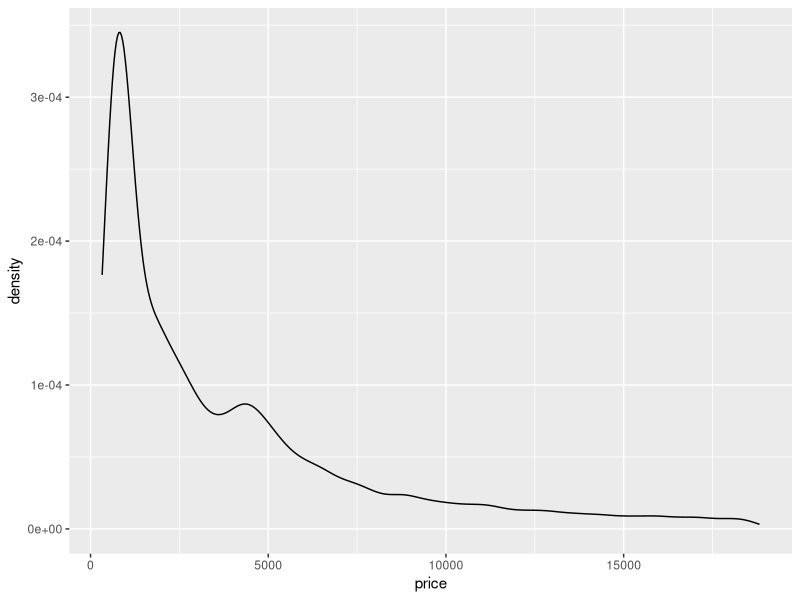
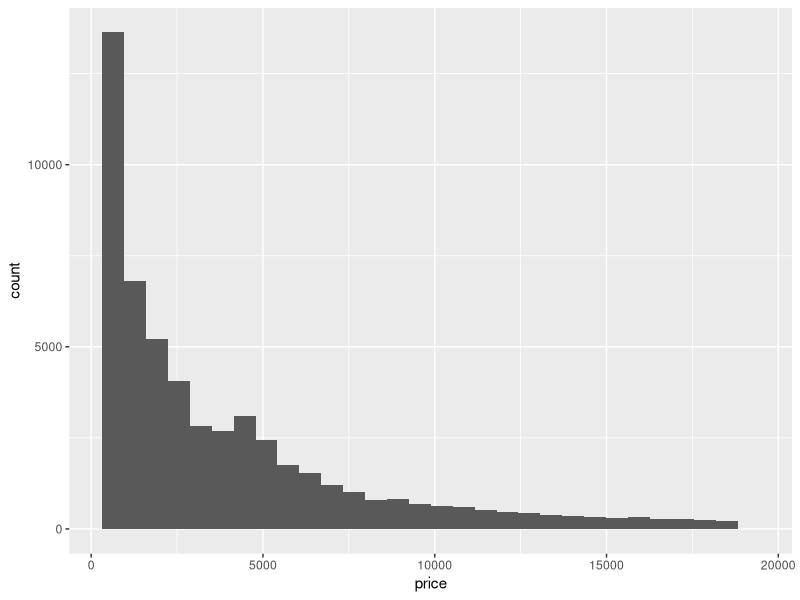
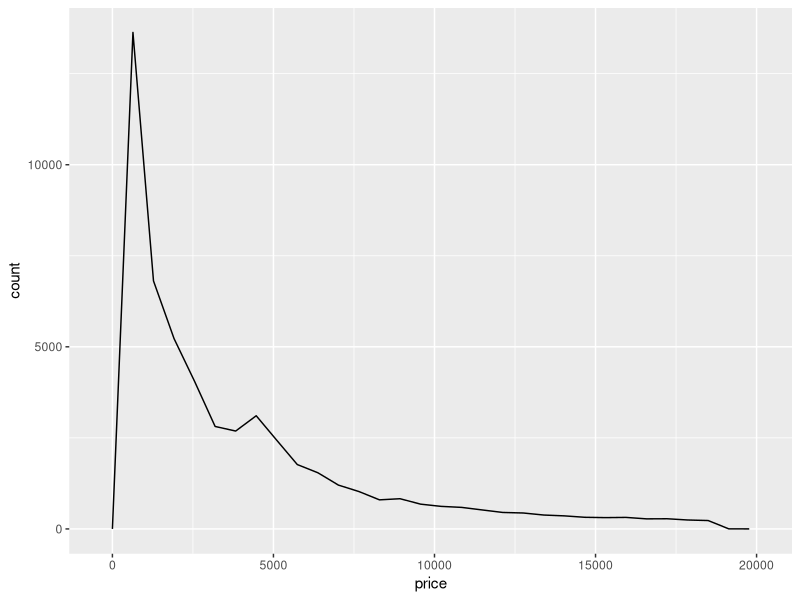
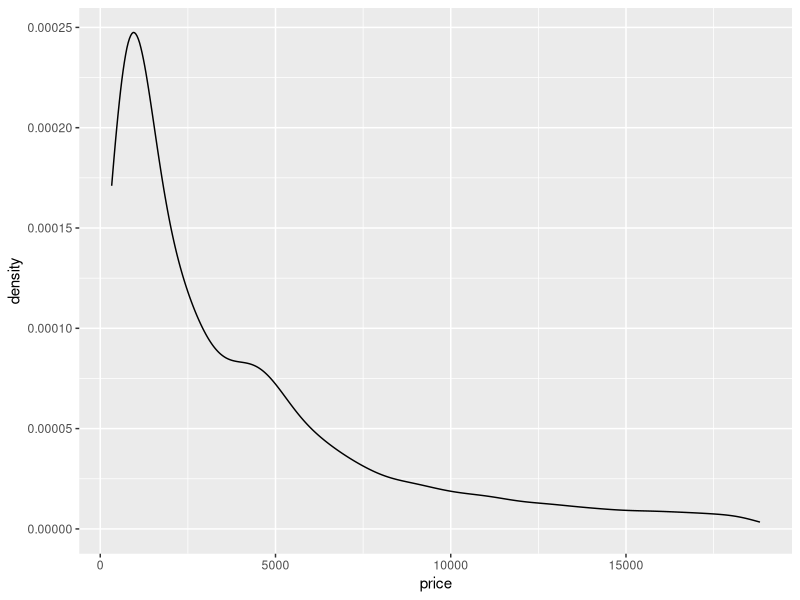
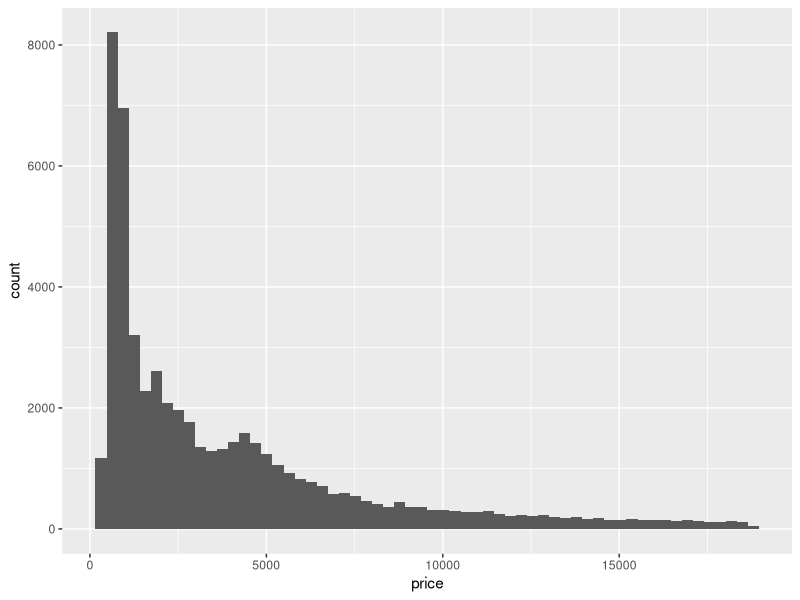
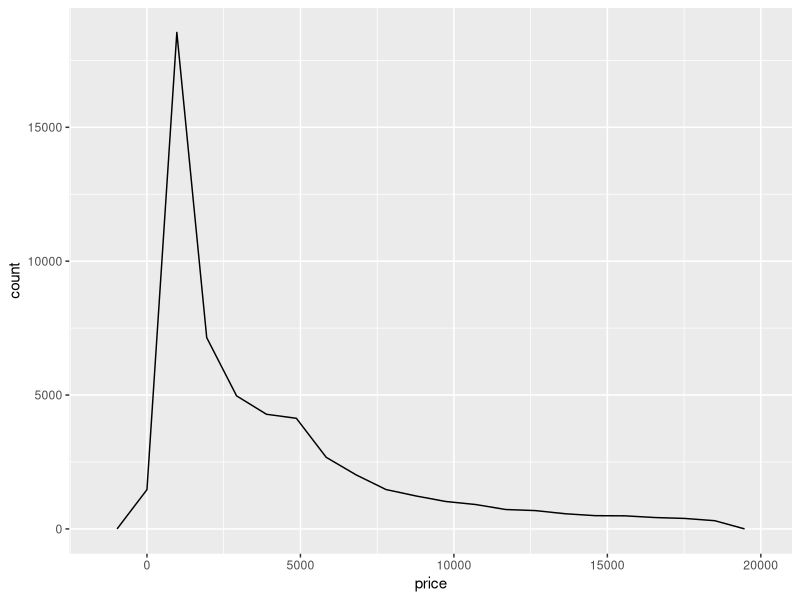
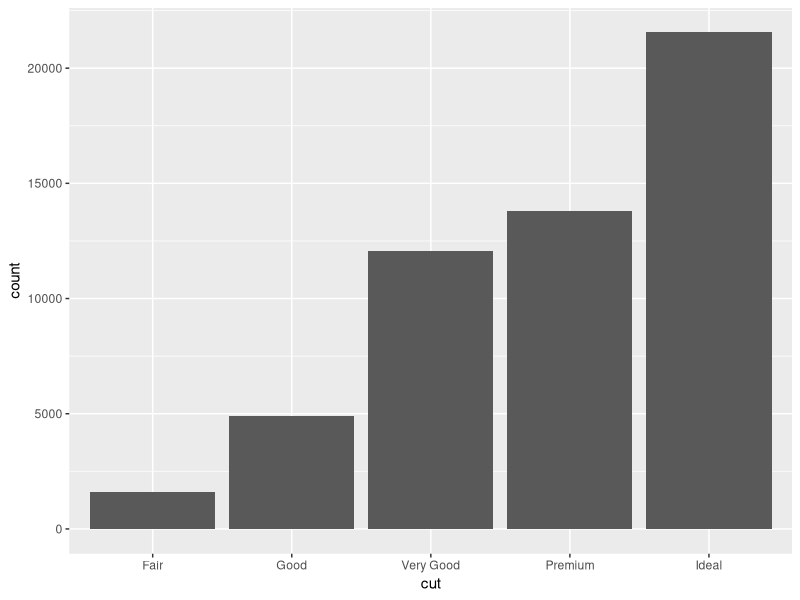
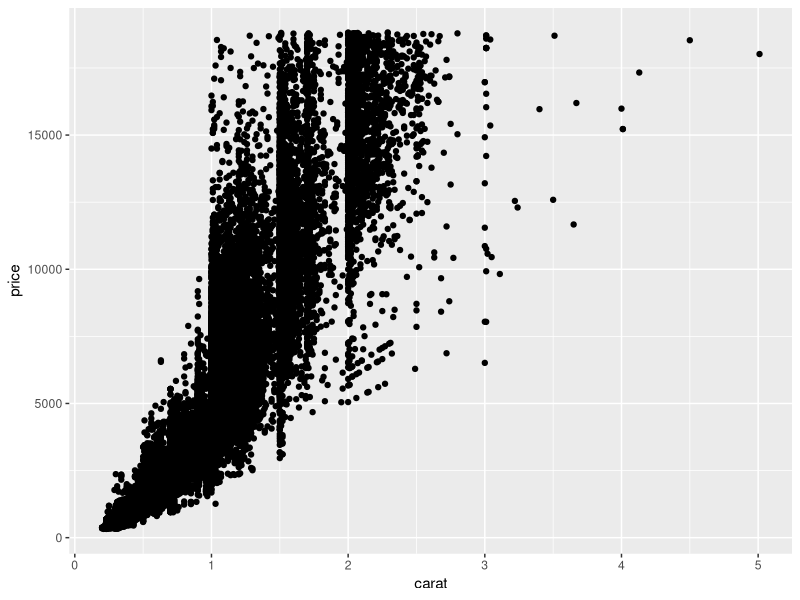

Reproduce these figures in R, in order. (Note: this script raises an error after producing the figures.)
library(dplyr)
library(ggplot2)
library(tidyr)
library(gridExtra)
library(patchwork)
library(scales)

# load datasets we'll use
data(sleep)
data(diamonds)
data(co2)
# tidy co2 
co2 <- data.frame(Year = rep(1959:1997, each = 12),
                  Month = rep(format(ISOdate(2004,1:12,1),"%B"), 39),
                  co2 = as.numeric(co2))

matrics <- data.frame(
  year = 2014:2018,
  EC = c(65.4,56.8,59.3,65,70.6),
  FS = c(82.8,81.6,88.2,86.1,87.5),
  Gau = c(84.7,84.2,85.1,85.1,87.9),
  KZN = c(69.7,60.7,66.4,72.9,76.2),
  Lim = c(72.9,65.9,62.5,65.6,69.4),
  Mpu = c(79,78.6,77.1,74.8,79),
  NW = c(84.6,81.5,82.5,79.4,81.1),
  NC = c(76.4,69.4,78.7,75.6,73.3),
  WC = c(82.2,87.7,85.9,82.8,81.5)
)

matrics_long <- pivot_longer(matrics, cols = -1, names_to = "province", values_to = "pass_rate")

# geometries
# geometries denoted by geom_xxx are the building blocks of ggplots

# common 1D geoms: geom_density, geom_histogram, geom_freqpoly, geom_bar
# common 2D geoms: geom_point, geom_line, geom_bar(stat = "identity")

### 1D geoms only need you to specify an "x" in the aesthetics

## geom_density
diamonds %>% 
  ggplot(aes(x = price)) + 
  geom_density()

## geom_histogram
diamonds %>% 
  ggplot(aes(x = price)) + 
  geom_histogram()

## geom_freqpoly
diamonds %>% 
  ggplot(aes(x = price)) + 
  geom_freqpoly()

## additional parameters control smoothing (see ?geom_xxx)

# EXERCISE: adapt each of the plots above so that the densities/histograms are 
# either "smoother" or "rougher". Choose an appropriate amount of smoothing.

## geom_density
diamonds %>% 
  ggplot(aes(x = price)) + 
  geom_density(adjust = 1.8)

## geom_histogram
diamonds %>% 
  ggplot(aes(x = price)) + 
  geom_histogram(bins = 60)

## geom_freqpoly
diamonds %>% 
  ggplot(aes(x = price)) + 
  geom_freqpoly(bins = 20)


## geom_bar

# default behaviour for geom_bar is to count stuff, so 1D
diamonds %>% ggplot(aes(x = cut)) + 
  geom_bar()

### 2D geoms need x and y in aes

## geom_point

diamonds %>% ggplot(aes(x = carat, y = price)) + 
  geom_point()

# often nice to add a smooth line of best fit with geom_smooth, which
# uses generalised additive models (gams) by default, covered in later
# courses
diamonds %>% ggplot(aes(x = carat, y = price)) + 
  geom_point() + 
  geom_smooth()

# EXERCISE: adapt the code you just used to fit a straight line rather than a smooth
diamonds %>% ggplot(aes(x = carat, y = price)) + 
  geom_point() + 
  geom_smooth(method = "glm") #can also use method = "lm"

## geom_line

co2 %>% filter(Month == "January") %>%
  ggplot(aes(x = Year, y = co2)) + 
  geom_line()

# EXERCISE: show lines for all 12 months on the plot (a) by using fill or colour,

##first using pivot_wider to spread months:
co2a <- co2 %>% pivot_wider(names_from = Month, values_from = co2)

##then use co2a to produce required plot:
co2a %>% ggplot()+
  geom_line(aes(x = Year, y = January), color = "red")+
  geom_line(aes(x = Year, y = February), color = "black")+
  geom_line(aes(x = Year, y = March), color = "blue")+
  geom_line(aes(x = Year, y = April), color = "green")+
  geom_line(aes(x = Year, y = May), color = "darkgreen")+
  geom_line(aes(x = Year, y = June), color = "orange")+
  geom_line(aes(x = Year, y = July), color = "magenta")+
  geom_line(aes(x = Year, y = August), color = "yellow")+
  geom_line(aes(x = Year, y = September), color = "brown")+
  geom_line(aes(x = Year, y = October), color = "darkblue")+
  geom_line(aes(x = Year, y = November), color = "pink")+
  geom_line(aes(x = Year, y = December), color = "red")+
  xlab("Year")+
  ylab("CO2")



# (b) without using fill or colour
co2a %>% ggplot()+
  geom_line(aes(x = Year, y = January), linetype = 1)+
  geom_line(aes(x = Year, y = February), linetype = 2)+
  geom_line(aes(x = Year, y = March), linetype = 3)+
  geom_line(aes(x = Year, y = April), linetype = 4)+
  geom_line(aes(x = Year, y = May), linetype = 5)+
  geom_line(aes(x = Year, y = June), linetype = 6)+
  geom_line(aes(x = Year, y = July), linetype = 1, size = 2)+
  geom_line(aes(x = Year, y = August), linetype = 2, size = 2)+
  geom_line(aes(x = Year, y = September), linetype = 3, size = 2)+
  geom_line(aes(x = Year, y = October), linetype = 4, size = 2)+
  geom_line(aes(x = Year, y = November), linetype = 5, size = 2)+
  geom_line(aes(x = Year, y = December), linetype = 6, size = 2)+
  xlab("Year")+
  ylab("CO2")


# EXERCISE: flip Month and Year around so that each line represents a Year, and the 
# Month is on the x-axis
##first using pivot_wider to spread years:
co2b <- co2 %>% pivot_wider(names_from = Year, values_from = co2)

##then use co2b to produce required plot:
co2 %>% ggplot(aes(x = Month, y = co2)) + 
  geom_line()



## geom_area

# just fills in area under a geom_line
co2 %>% filter(Month == "January") %>%
  ggplot(aes(x = Year, y = co2)) + 
  geom_area()

## geom_bar

# with (stat = "identity") plots x and y directly, no counts
diamonds %>% group_by(cut) %>% summarize(meanprice = mean(price)) %>%
  ggplot(aes(x = cut, y = meanprice)) + 
  geom_bar(stat = "identity")

### discretising continuous variables

## ggplot provides 3 helper functions:
# cut_interval: divides data into fixed number of bins
# cut_width: divides data into bins of fixed width
# cut_number: divides data into n bins each containing (approximately) the same number of points

diamonds %>%
  ggplot(aes(x = cut_interval(price, n = 5))) + 
  geom_bar()

diamonds %>%
  ggplot(aes(x = cut_width(price, width = 5000))) + 
  geom_bar()

diamonds %>%
  ggplot(aes(x = cut_number(price, n = 5))) + 
  geom_bar()

# these are especially useful when grouping/faceting on continuous variables

# EXERCISE: Display the distribution of price conditional on cut and carat. 
# Try facetting by cut and grouping by carat
diamonds %>%
  ggplot(aes(x = price)) +
  geom_density(aes(fill = carat), alpha = 0.2) +
  facet_wrap(~cut, scales = "free")

#Try facetting by carat and grouping by cut.
diamonds %>%
  ggplot(aes(x = price)) +
  geom_density(aes(fill = cut), alpha = 0.2 ) +
  facet_wrap(~carat, scales = "free")

# Which do you prefer?
#Prefer facetting by cut, since its a more discrete variable

# EXERCISE: Compare the relationship between price and carat for each colour.
diamonds %>% group_by(color) %>%
  ggplot(aes(x = price, y = carat)) + 
  geom_line()

# What makes it hard to compare the groups? Is grouping better or facetting?
#facetting is better
#trying facetting:
diamonds %>%
  ggplot(aes(x = price)) +
  geom_density(aes(fill = carat), alpha = 0.2) +
  facet_wrap(~color, scales = "free")

# If you use facetting, what annotation might you add to make it easier to see 
# the differences between panels?

### Labels (labs)

## sets text for axis labels and title
## NOT the appearance of the text, that's a "theme" (next)

co2 %>% filter(Month == "January") %>%
  ggplot(aes(x = Year, y = co2)) + 
  geom_line() +
  labs(x = "Year", y = "C02 level (PPM)", 
       title = "Increasing atmospheric concentrations of CO2", 
       subtitle = "Values for February, March and April of 1964 obtained by interpolation")

# nice to have CO2 with a subscript on the "2"
co2 %>% filter(Month == "January") %>%
  ggplot(aes(x = Year, y = co2)) + 
  geom_line() +
  labs(x = "Year", y = expression(paste(CO[2]," level")), 
       title = expression(paste("Increasing atmospheric concentrations of ", CO[2])), 
       subtitle = "Values for February, March and April of 1964 obtained by interpolation")

### Themes

## fine-scale control and polishing

# loads of options
?theme

# make a plot
pp <- diamonds %>% sample_n(1000) %>%
  ggplot(aes(x = carat, y = price)) + 
  geom_point()
pp 

# change the background colour
pp + 
  theme(panel.background = element_rect(fill = "red"))

# that's too dark, add some transparency
pp + 
  theme(panel.background = element_rect(fill = alpha('red', 0.2)))

# change axis text 
pp + 
  theme(axis.text = element_text(colour = "red", size = rel(1.5)))

# change axis labels text 
pp + 
  theme(axis.title = element_text(colour = "red", size = rel(1.5)))

# can also add transparency to axis labels (not a good idea here) 
pp + 
  theme(axis.title = element_text(colour = alpha('red', 0.2), size = rel(1.5)))

# arrows on the axes
pp + 
  theme(axis.line = element_line(arrow = arrow()))

# even finer control... changes look of arrow heads
pp + 
  theme(axis.line = element_line(arrow = arrow(angle = 20, length = unit(0.1, "inches"))))

# grid lines
pp +
  theme(panel.grid.major = element_line(colour = "red"),
        panel.grid.minor = element_line(colour = "orange"))

pp +
  theme(panel.grid.major = element_line(colour = "red", size = 1),
        panel.grid.minor = element_line(colour = "orange", size = 1))

# spacing between gridlines isn't a theme setting, its in "scale_"
pp +
  theme(panel.grid.major = element_line(colour = "red"),
        panel.grid.minor = element_line(colour = "orange")) +
  scale_x_continuous(breaks = seq(from = 0, to = 3, by = 0.5),
                     minor_breaks = seq(from = 0, to = 3, by = 0.1))

# same for y axis
pp +
  theme(panel.grid.major = element_line(colour = "red"),
        panel.grid.minor = element_line(colour = "orange")) +
  scale_y_continuous(breaks = seq(from = 0, to = 20000, by = 10000),
                     minor_breaks = seq(from = 0, to = 20000, by = 500))

# can also set manual axis text at tickmarks
pp +
  scale_y_continuous(breaks = seq(from = 0, to = 20000, by = 5000),
                     labels = c("R0", "R5,000", "R10,000", "R15,000", "R20,000"))

# longer axis ticks
pp +
  scale_y_continuous(breaks = seq(from = 0, to = 20000, by = 5000),
                     labels = c("R0", "R5,000", "R10,000", "R15,000", "R20,000")) +
  theme(axis.ticks.length=unit(.25, "cm"))

# put it all together
pp + 
  labs(x = "Weight of diamond (carats)", y = "Price of diamond (USD)") +
  theme(panel.background = element_rect(fill = alpha('red', 0.2)),
        axis.text = element_text(colour = "red", size = rel(1.5)),
        axis.title = element_text(colour = "red", size = rel(1.5)))


# revisiting log scale example from lecture
data(msleep)

a <- ggplot(msleep, aes(x = bodywt, y = brainwt)) + 
  geom_point(na.rm = TRUE) + 
  labs(x = "Body weight (kg)", y = "Brain weight (kg)")
a 

# log scaling
a + scale_x_log10() + scale_y_log10() 

# nice tick marks with annotation_xxx
a + scale_x_log10() + scale_y_log10() + annotation_logticks() 

# advanced axis breaks and labelling options with scales package
a + scale_x_log10(
  breaks = scales::trans_breaks("log10", function(x) 10^x),
  labels = scales::trans_format("log10", scales::math_format(10^.x))) +
  scale_y_log10(
    breaks = scales::trans_breaks("log10", function(x) 10^x),
    labels = scales::trans_format("log10", scales::math_format(10^.x))) +
  annotation_logticks() +
  labs(x = "Body weight (kg)", y = "Brain weight (kg)")

# EXERCISE: choose any of the plots you've made and add axis labels, title, and 
# subtitle

# EXERCISE: Improve the plot below by adding appropriate axis labels, 
# rotating the x axis text so that it is vertical, and change
# the axis text so that it does not include numbers in scientific notation

diamonds %>%
  ggplot(aes(x = cut_interval(price, n = 5))) + 
  geom_bar() + labs(x = "Price Range", y = "Number of Diamonds", title = "Number of Diamonds in Price Ranges")

# EXERCISE: Use geom_label to add a label to the plot below that identifies 
# the diamond with the largest value-per-carat. Bonus: make the labelling 
# "automatic" so that it still works if you resample another 10 diamonds 
# (make the label's location dynamic, rather than at a fixed (x,y) location)

diamonds %>% sample_n(10) %>%
  ggplot(aes(x = carat, y = price)) + 
  geom_point()+
  geom_label()

### Legends

# revisiting class example #1
s1 <- ggplot(msleep, 
       aes(x = bodywt, y = brainwt, colour = order)) +
  geom_point(na.rm = TRUE) + 
  scale_x_log10(breaks = scales::trans_breaks("log10", function(x) 10^x),
                labels = scales::trans_format("log10",scales::math_format(10^.x))) + 
  scale_y_log10(breaks = scales::trans_breaks("log10", function(x) 10^x),
                labels = scales::trans_format("log10", scales::math_format(10^.x))) +
  annotation_logticks() +
  xlab("Body weight (kg)") + ylab("Brain weight (kg)") 
s1 

s1 + theme(legend.position = "bottom") 
s1 + theme(legend.position = "bottom") + guides(colour = guide_legend(ncols = 8))

matrics_long %>% 
  ggplot(aes(x = year, y = pass_rate, colour = province)) +
  geom_line() + theme_bw() + scale_colour_brewer(palette = "Set3")


# revisiting class example #2

s2 <- matrics_long %>% 
  ggplot(aes(x = year, y = pass_rate, colour = province)) +
  geom_line() + theme_bw() + scale_colour_brewer(palette = "Set3") 

# inset legend 
s2 +
  # coordinates for legend.position are x- and y- offsets from the bottom-left of the plot, ranging from 0 - 1.
  theme(legend.position = c(0.82,0.12), legend.title = element_blank(), 
        legend.text=element_text(size=8)) +
  guides(colour = guide_legend(ncol = 3))

# with geom_label

# make dataframe with x and y coords of labels, here just taking 2015 as x and 
# pass rate in 2015 as y, for illustration
textlabels <- matrics_long %>% filter(year == 2015) %>% 
  mutate(xpos = year, ypos = pass_rate) # don't have to rename, again for illustration

s2 +
  geom_label(data = textlabels, aes(x = xpos, y = ypos, label = province)) +
  theme(legend.position = "none")

s2 +
  geom_label_repel(data = textlabels, aes(x = xpos, y = ypos, label = province)) +
  theme(legend.position = "none")

### Adding geoms from different datasets

# Task: make a figure that shows the CO2 concentration over time for a
# specific month as a line (like done above), and then on top of that
# plots the mean CO2 concentrations over time (i.e. averages over all
# months) as a bar graph

co2mean <- co2 %>% group_by(Year) %>% summarize(mean_co2 = mean(co2))

co2 %>% filter(Month == "June") %>%
  ggplot(aes(x = Year, y = co2)) + 
  geom_bar(data = co2mean, aes(x = Year, y = mean_co2),
           stat = "identity", alpha = 0.4) + 
  geom_line(colour = "red")

# limiting the range on the y-axis
co2 %>% filter(Month == "June") %>%
  ggplot(aes(x = Year, y = co2)) + 
  geom_bar(data = co2mean, aes(x = Year, y = mean_co2),
           stat = "identity", alpha = 0.4) + 
  geom_line(colour = "red") +
  ylim(c(300, 400))

# can't use ylim, drops the observations, need "coord_cartesian"
co2 %>% filter(Month == "June") %>%
  ggplot(aes(x = Year, y = co2)) + 
  geom_bar(data = co2mean, aes(x = Year, y = mean_co2),
           stat = "identity", alpha = 0.4) + 
  geom_line(colour = "red") +
  coord_cartesian(ylim = c(300, 375))

# this is probably a better plot
co2 %>% filter(Month == "June") %>%
  ggplot(aes(x = Year, y = co2)) + 
  geom_line(data = co2mean, aes(x = Year, y = mean_co2)) + 
  geom_line(colour = "red") 

### Showing multiple plots

# Make a few plots
p1 <- diamonds %>% ggplot(aes(x = price)) + geom_density() + ggtitle("Default")
p2 <- diamonds %>% ggplot(aes(x = price)) + geom_density(adjust = 0.5) + ggtitle("Wiggly")
p3 <- diamonds %>% ggplot(aes(x = price)) + geom_density(adjust = 5) + ggtitle("Smooth")
p4 <- diamonds %>% ggplot(aes(x = price)) + geom_histogram() + ggtitle("Histogram")

# layout with gridExtra package
grid.arrange(p1, p2, p3, p4, nrow = 1)
grid.arrange(p1, p2, p3, p4, nrow = 2)
grid.arrange(p1, p2, p3, layout_matrix = matrix(c(1,2,1,3), nrow = 2))
grid.arrange(p1, p2, p3, layout_matrix = matrix(c(1,1,2,3), nrow = 2))

# layout with patchwork package
p1 + p2 
p1 + p2 + p3 + plot_layout(ncol = 3)
p1 + p2 + p3 + plot_layout(ncol = 3, widths = c(2, 1, 1))

# nesting plots
p1 + { p2 + p3 } + plot_layout(ncol = 2)
p1 + { p2 + { p3 + p4 } } + plot_layout(ncol = 1)

# various operators for manipulating layout (-, /, |)
p1 + p2 - p3 + plot_layout(ncol=1)
p1 + p2 - p3 - p4 + plot_layout(ncol=1)
p1 + p2 - p3 + p4 + plot_layout(ncol=1)
p1 + p2 - (p3 + p4) + plot_layout(ncol=1)
p1 + p2 - (p3 + p4 + p1) + plot_layout(ncol=1)

(p1 | p2 | p3) / p4
p4 / (p1 | p2 | p3)

# saving your plots
p_all <- p1 + p2 + p3 + p4 + plot_layout(ncol = 4)
ggsave(p_all, file = "myplot.png", width = 9, height = 3, dpi = 400)
